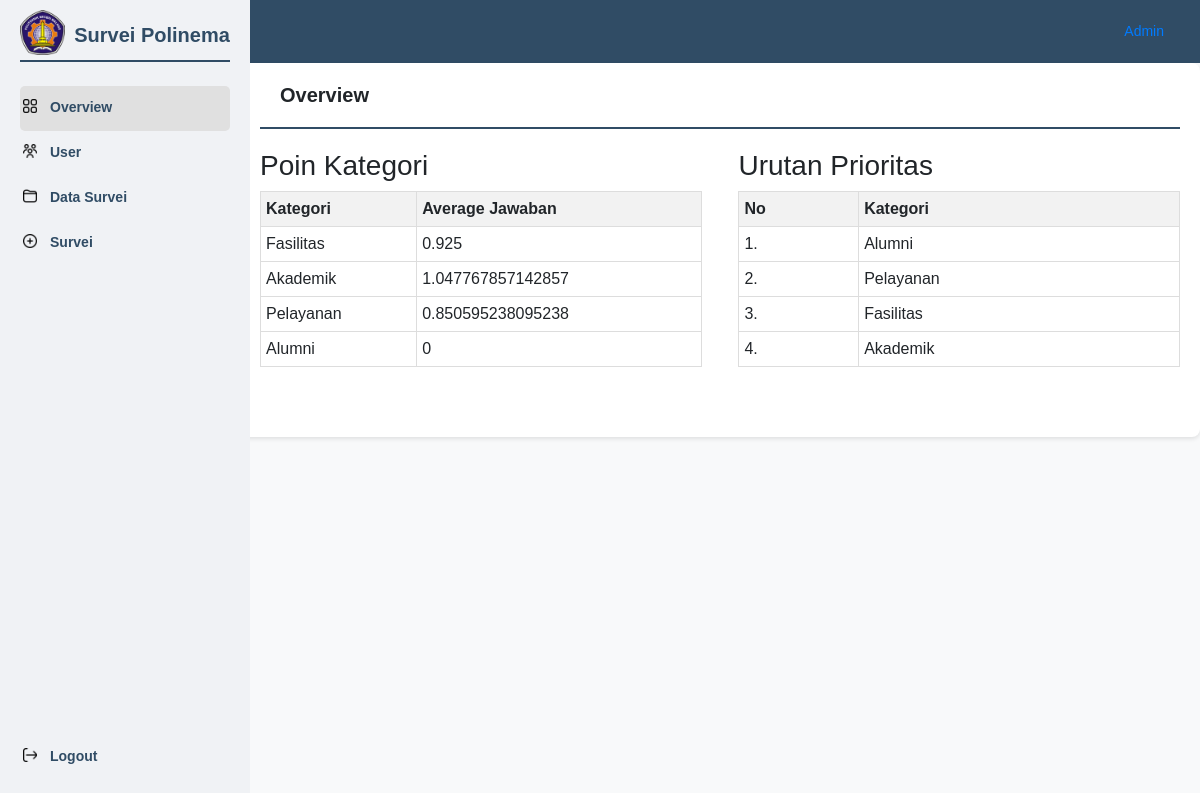
Page /admin/admin_overview_lama.php on the committed database.
### tables this page shows
CREATE TABLE `m_kategori` (
  `kategori_id` int(11) NOT NULL,
  `kategori_nama` varchar(255) NOT NULL
);

### admin/admin_overview_lama.php (the view, shortened to what this page needs)
<?php
include 'koneksi.php';
$sql = "SELECT kategori_id, AVG(average_jawaban) AS avg_jawaban FROM average_jawaban_per_kategori_4 GROUP BY kategori_id";
$result = $conn->query($sql);
$poinKategori = [];
if ($result->num_rows > 0) {
    while($row = $result->fetch_assoc()) {
        $poinKategori[] = $row;
    }
} else {
    echo "0 results";
}
function getKategoriName($kategori_id) {
    $kategoriNames = [
        1 => 'Fasilitas',
        2 => 'Akademik',
        3 => 'Pelayanan',
        4 => 'Alumni'
    ];
    return isset($kategoriNames[$kategori_id]) ? $kategoriNames[$kategori_id] : 'Unknown';
}
?>
<!DOCTYPE html>
<html lang="en">
<head>
    <link rel="stylesheet" href="https://stackpath.bootstrapcdn.com/bootstrap/4.5.2/css/bootstrap.min.css">
</head>
<body>
    <div class="navbar-vertical">
        <img src="aset/logopolinema.png" alt="Polinema Logo">
        <p>Survei Polinema</p>
        <hr class="nav-divider">
        <nav class="nav flex-column mt-4">
            <a class="nav-link active" href="#"><img src="aset/overview.png" alt="Overview Icon">Overview</a>
            <a class="nav-link" href="admin_user.php"><img src="aset/users.png" alt="User Icon">User</a>
            <a class="nav-link" href="admin_datasurvei_dashboard.php"><img src="aset/data.png" alt="Data Survei Icon">Data Survei</a>
            <a class="nav-link" href="admin_survei.php"><img src="aset/survei.png" alt="Survei Icon">Survei</a>
        </nav>
        <a class="nav-link logout" href="../user/user_registrasi.php"><img src="aset/logout.png" alt="Logout Icon">Logout</a>
    </div>
    <div class="content">
        <div class="content-header">
            <div class="profile">
                <a class="nav-link" href="#">
                <span>Admin</span></a>
            </div>
        </div>
        <div class="survey-content">
            <h2>Overview</h2>
            <hr class="nav-divider">
            <div class="tables-wrapper">
                <div class="table-container">
            <h3>Poin Kategori</h3>
            <table>
                <thead>
                    <tr>
                        <th>Kategori</th>
                        <th>Average Jawaban</th>
                    </tr>
                </thead>
                <tbody>
                    <?php foreach ($poinKategori as $kategori): ?>
                    <tr>
                        <td><?php echo htmlspecialchars(getKategoriName($kategori['kategori_id'])); ?></td>
                        <td><?php echo htmlspecialchars($kategori['avg_jawaban']); ?></td>
                    </tr>
                    <?php endforeach; ?>
                </tbody>
            </table>
        </div>
            <div class="table-priority">
            <h3>Urutan Prioritas</h3>
            <table>
                <thead>
                    <tr>
                        <th>No</th>
                        <th>Kategori</th>
                    </tr>
                </thead>
                <tbody>
                <?php
                    usort($poinKategori, function($a, $b) {
                        return $a['avg_jawaban'] <=> $b['avg_jawaban'];
                    });
                    foreach ($poinKategori as $index => $kategori): ?>
                    <tr>
                    <td><?php echo ($index + 1) . '.'; ?></td>
                    <td><?php echo htmlspecialchars(getKategoriName($kategori['kategori_id'])); ?></td>
                    </tr>
                <?php endforeach; ?>
                </tbody>
            </table>
        </div>
            </div>
        </div>
    </div>
</body>
</html>

### admin/admin_overview_lama.php (style rules this page uses)
body { margin: 0; font-family: Arial, sans-serif; background-color: #f8f9fa; }
.navbar-vertical { background-color: #f0f2f5; color: #304C65; height: 100vh; padding: 20px; position: fixed; width: 250px; }
.navbar-vertical img { width: 45px; margin-bottom: 15px; margin-top: -10px; }
.navbar-vertical .nav-link img { width: 20px; height: 20px; margin-top: 10px; padding: 3px; margin-right: 10px; }
.navbar-vertical p { margin: 0; font-weight: bold; text-align: center; position: relative; margin-top: -50px; margin-left: 54px; font-size: 20px; }
.navbar-vertical .nav-link { color: #304C65; font-weight: 700; padding: 0px; display: block; border-radius: 5px; font-size: 14px; }
.navbar-vertical .nav-link.active { background-color: #e0e0e0; }
.navbar-vertical .logout { position: absolute; bottom: 20px; left: 20px; }
.content { margin-left: 240px; padding: 0px; }
.content-header { display: flex; justify-content: space-between; align-items: center; background-color: #304C65; padding: 8px 20px; color: white; }
.content-header .profile { display: flex; align-items: center; font-size: 14px; margin-top: 5px; margin-bottom: 5px; }
.survey-content { padding: 20px; background-color: white; border-radius: 8px; box-shadow: 0 2px 4px rgba(0, 0, 0, 0.1); }
.survey-content h2 { margin-bottom: 20px; margin-left: 20px; font-weight: bold; font-size: 20px; }
.nav-divider { border: none; height: 2px; background-color: #304C65; margin: 10px 0; }
.table-container, .table-priority, .table-rank-per-kategori { width: 48%; margin-bottom: 50px; }
.table-container table, .table-priority table, .table-rank-per-kategori table { width: 100%; border-collapse: collapse; }
.table-container th, .table-container td, .table-priority th, .table-priority td, .table-rank-per-kategori th, .table-rank-per-kategori td { border: 1px solid #ddd; padding: 5px; text-align: left; vertical-align: middle; margin-right: 20px; }
.table-container th, .table-priority th, .table-rank-per-kategori th { background-color: #f2f2f2; }
.tables-wrapper { display: flex; justify-content: space-between; flex-wrap: wrap; margin-top: 20px; }

### rows in the picture
m_kategori: kategori_id "Fasilitas", avg_jawaban "0.925"
m_kategori: kategori_id "Akademik", avg_jawaban "1.047767857142857"
m_kategori: kategori_id "Pelayanan", avg_jawaban "0.850595238095238"
m_kategori: kategori_id "Alumni", avg_jawaban "0"
